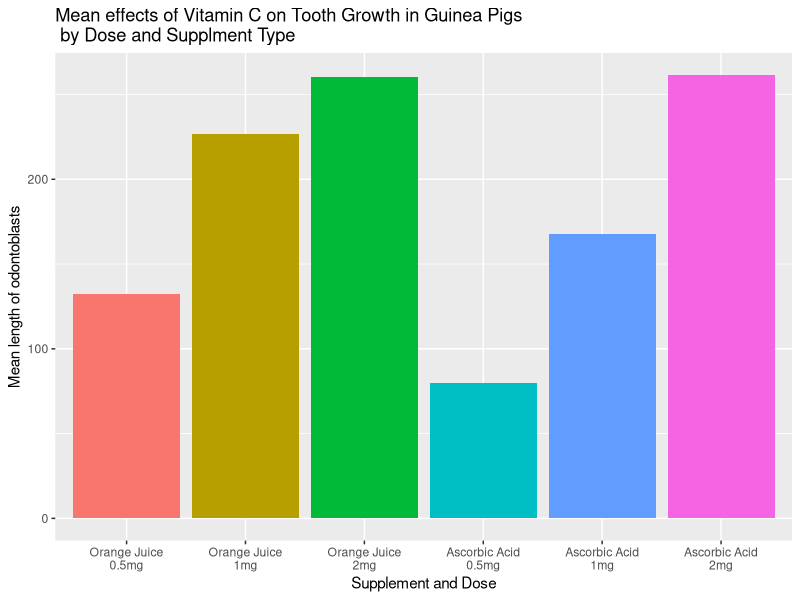
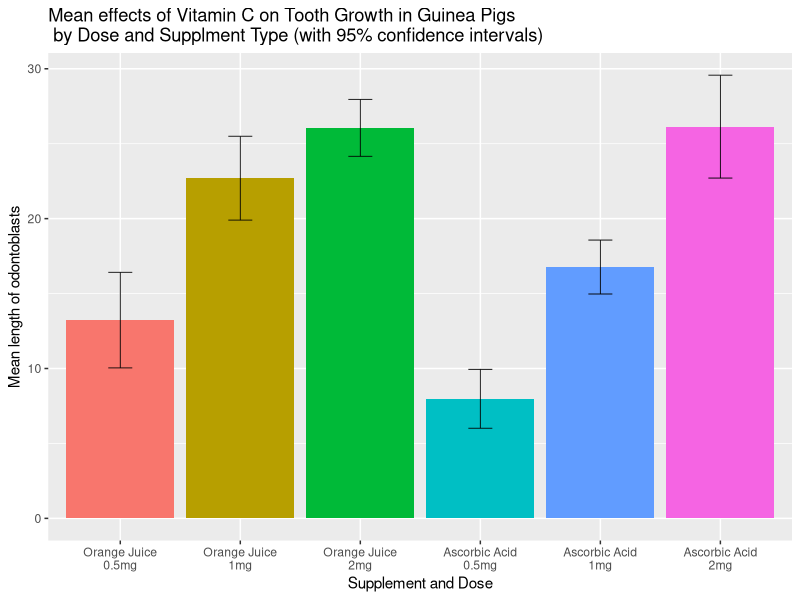

These charts were generated, in order, by the following R code:
## ---- chunk 1
library(datasets)
tooth <- ToothGrowth
## ---- chunk 2

# look at dimensions and structure of data
dim(tooth)
str(tooth)

# summarise the data
summary(tooth)
## ---- chunk 3
library(dplyr) # to wrangle and reshape the data

toothnew <- tooth %>% group_by(supp, dose) %>% mutate(meanlength = mean(len))

toothnew$supp_dose <- paste(toothnew$supp, toothnew$dose, sep = "_")
toothnew$supp_dose <- as.factor(toothnew$supp_dose)
levels(toothnew$supp_dose) <- c("Orange Juice 0.5mg", "Orange Juice 1mg", "Orange Juice 2mg", "Ascorbic Acid 0.5mg", "Ascorbic Acid 1mg", "Ascorbic Acid 2mg")

library(ggplot2) # for plotting
library(stringr) # for label wrapping
ggplot(data = toothnew, 
       aes(x = supp_dose, y = meanlength, fill = supp_dose)) +
    geom_bar(stat="identity") +
    scale_x_discrete(labels = function(x) str_wrap(x, width = 15)) +
    guides(fill=FALSE) +
    xlab("Supplement and Dose") +
    ylab("Mean length of odontoblasts") +
    ggtitle("Mean effects of Vitamin C on Tooth Growth in Guinea Pigs \n by Dose and Supplment Type")
## ---- chunk 4
library(dplyr) # to wrangle and reshape the data

# get means and standard deviations by supplement type and dose
tooth_analysis <- toothnew %>% group_by(supp_dose) %>% summarise(n = n(), meanlength = mean(len), sdlength = sd(len))

# calculate standard errors
tooth_analysis$se <- tooth_analysis$sdlength / sqrt(tooth_analysis$n)

# calculate 95% confidence intervals
tooth_analysis$ci <- qt(p = 0.975, df = 10-1, lower.tail = FALSE) * tooth_analysis$se

# calculate lower and upper bounds by adding CIs to the mean
tooth_analysis$lower_95_ci <- tooth_analysis$meanlength + tooth_analysis$ci
tooth_analysis$upper_95_ci <- tooth_analysis$meanlength - tooth_analysis$ci
## ---- chunk 5
library(knitr)
mytable <- tooth_analysis[,c(1,3,7,8)] # select just the columns I want
kable(x = mytable, digits = 2, col.names = c("Supplement Type and Dose", "Mean Tooth Growth", "Lower 95% CI", "Upper 95% CI"))
## ---- chunk 6
library(ggplot2) # for plotting
library(stringr) # for label wrapping
ggplot(data = tooth_analysis, 
       aes(x = supp_dose, y = meanlength, fill = supp_dose)) +
    geom_bar(stat="identity") +
     geom_errorbar(aes(ymin = lower_95_ci, ymax = upper_95_ci),
                  size=.3, width=.2, position=position_dodge(.9)) +
    scale_x_discrete(labels = function(x) str_wrap(x, width = 15)) +
    guides(fill=FALSE) +
    xlab("Supplement and Dose") +
    ylab("Mean length of odontoblasts") +
    ggtitle("Mean effects of Vitamin C on Tooth Growth in Guinea Pigs \n by Dose and Supplment Type (with 95% confidence intervals)")
